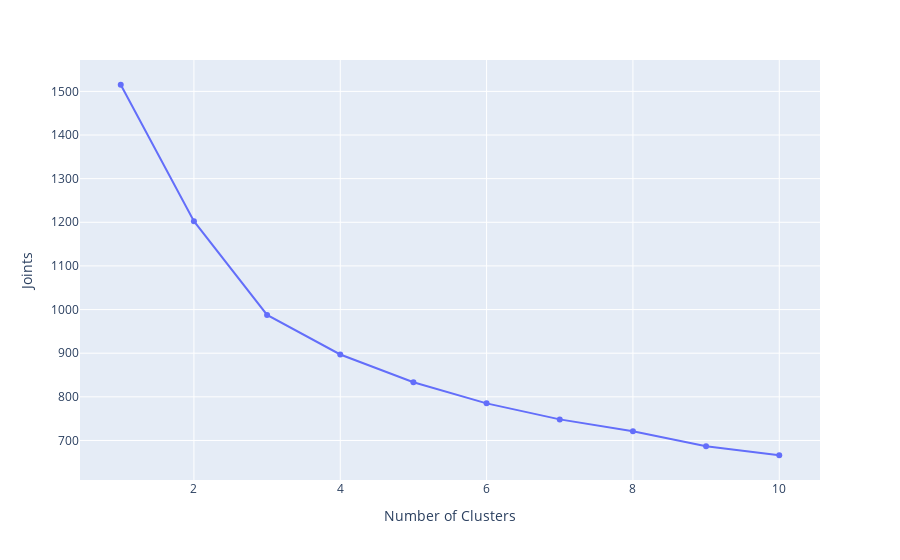

The notebook cell saved with this chart:
### Code cell
plot_elbow(x)

### Figure 1 — Plotly figure (JSON) as saved in the notebook; plotly's stock layout.template omitted (floating-point values rounded to 4 significant figures)
{"data": [{"hovertemplate": "Number of Clusters=%{x}<br>Joints=%{y}<extra></extra>", "legendgroup": "", "line": {"color": "#636efa", "dash": "solid"}, "marker": {"symbol": "circle"}, "mode": "lines+markers", "name": "", "orientation": "v", "showlegend": false, "type": "scatter", "x": [1, 2, 3, 4, 5, 6, 7, 8, 9, 10], "xaxis": "x", "y": [1515.0, 1203.0, 987.7, 897.1, 833.4, 785.0, 748.3, 721.4, 686.6, 666.1], "yaxis": "y"}], "layout": {"legend": {"tracegroupgap": 0}, "margin": {"t": 60}, "xaxis": {"anchor": "y", "domain": [0, 1], "title": {"text": "Number of Clusters"}}, "yaxis": {"anchor": "x", "domain": [0, 1], "title": {"text": "Joints"}}}}
